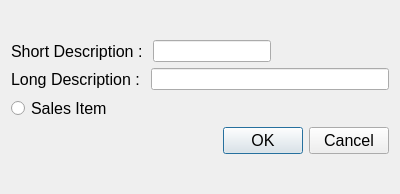
<?xml version="1.0" encoding="UTF-8"?>
<ui version="4.0">
 <class>ItemDialog</class>
 <widget class="QDialog" name="ItemDialog">
  <property name="windowModality">
   <enum>Qt::WindowModal</enum>
  </property>
  <property name="geometry">
   <rect>
    <x>0</x>
    <y>0</y>
    <width>400</width>
    <height>194</height>
   </rect>
  </property>
  <property name="windowTitle">
   <string>Dialog</string>
  </property>
  <layout class="QGridLayout" name="gridLayout_2">
   <item row="0" column="0">
    <layout class="QGridLayout" name="gridLayout">
     <item row="1" column="0">
      <layout class="QHBoxLayout" name="horizontalLayout_2">
       <item>
        <widget class="QLabel" name="label_2">
         <property name="font">
          <font>
           <pointsize>12</pointsize>
          </font>
         </property>
         <property name="text">
          <string>Long Description : </string>
         </property>
        </widget>
       </item>
       <item>
        <widget class="QLineEdit" name="leLongDesc"/>
       </item>
      </layout>
     </item>
     <item row="3" column="0">
      <widget class="QDialogButtonBox" name="buttonBox">
       <property name="font">
        <font>
         <pointsize>12</pointsize>
        </font>
       </property>
       <property name="orientation">
        <enum>Qt::Horizontal</enum>
       </property>
       <property name="standardButtons">
        <set>QDialogButtonBox::Cancel|QDialogButtonBox::Ok</set>
       </property>
      </widget>
     </item>
     <item row="0" column="0">
      <layout class="QHBoxLayout" name="horizontalLayout">
       <item>
        <widget class="QLabel" name="label">
         <property name="font">
          <font>
           <pointsize>12</pointsize>
          </font>
         </property>
         <property name="text">
          <string>Short Description : </string>
         </property>
        </widget>
       </item>
       <item>
        <widget class="QLineEdit" name="leShortDesc">
         <property name="enabled">
          <bool>true</bool>
         </property>
         <property name="sizePolicy">
          <sizepolicy hsizetype="Expanding" vsizetype="Fixed">
           <horstretch>0</horstretch>
           <verstretch>0</verstretch>
          </sizepolicy>
         </property>
        </widget>
       </item>
       <item>
        <spacer name="horizontalSpacer">
         <property name="orientation">
          <enum>Qt::Horizontal</enum>
         </property>
         <property name="sizeHint" stdset="0">
          <size>
           <width>44</width>
           <height>20</height>
          </size>
         </property>
        </spacer>
       </item>
      </layout>
     </item>
     <item row="2" column="0">
      <widget class="QRadioButton" name="rbSale">
       <property name="font">
        <font>
         <pointsize>12</pointsize>
        </font>
       </property>
       <property name="text">
        <string>Sales Item</string>
       </property>
      </widget>
     </item>
    </layout>
   </item>
  </layout>
 </widget>
 <tabstops>
  <tabstop>leShortDesc</tabstop>
  <tabstop>leLongDesc</tabstop>
 </tabstops>
 <resources/>
 <connections>
  <connection>
   <sender>buttonBox</sender>
   <signal>accepted()</signal>
   <receiver>ItemDialog</receiver>
   <slot>accept()</slot>
   <hints>
    <hint type="sourcelabel">
     <x>248</x>
     <y>254</y>
    </hint>
    <hint type="destinationlabel">
     <x>157</x>
     <y>274</y>
    </hint>
   </hints>
  </connection>
  <connection>
   <sender>buttonBox</sender>
   <signal>rejected()</signal>
   <receiver>ItemDialog</receiver>
   <slot>reject()</slot>
   <hints>
    <hint type="sourcelabel">
     <x>316</x>
     <y>260</y>
    </hint>
    <hint type="destinationlabel">
     <x>286</x>
     <y>274</y>
    </hint>
   </hints>
  </connection>
 </connections>
</ui>
